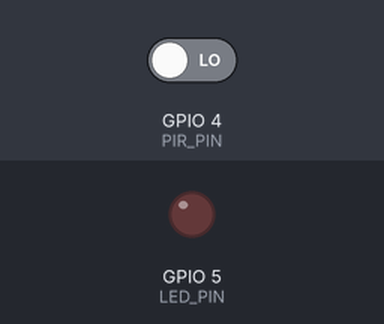
Simulated run of this sketch. Board: ESP32. On the bench: output pins drawn as LEDs (lit = HIGH). The test bench sets the inputs (shaded band); at power-on: GPIO 4 (PIR_PIN) LOW. WiFi joins after 1.5 s; servers stay silent unless stated; web services answer with replies made up by the test bench; what the sketch prints to the serial monitor is not drawn.

Above: at 2.7 s.
2.8 s: GPIO 4 (PIR_PIN) driven HIGH
At 3.4 s:
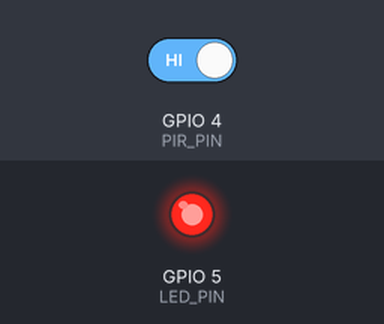
4.4 s: GPIO 4 (PIR_PIN) driven LOW
At 5.8 s:
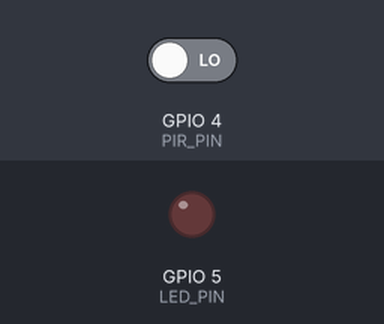
Timing chart, 0 to 7.4 s (numbered marks = the images above; inputs shaded):
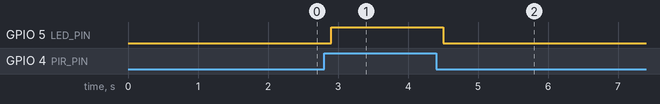

The sketch:

sketch.ino
```cpp
#include <WiFi.h>
#include <HTTPClient.h>
#include <WiFiClientSecure.h>

const char* ssid     = "Wokwi-GUEST";
const char* password = "";

const char* iftttKey = "enter the api";
const char* eventName = "motion_detected";

#define PIR_PIN 4
#define LED_PIN 5

unsigned long lastAlert = 0;
const unsigned long cooldown = 30000;   // 30 s between alerts

void sendAlert() {
  WiFiClientSecure client;
  client.setInsecure();                 // skip SSL check (demo only)

  HTTPClient http;
  String url = "https://maker.ifttt.com/trigger/" + String(eventName) +
               "/with/key/" + String(iftttKey);

  http.begin(client, url);
  http.addHeader("Content-Type", "application/json");
  int code = http.POST("{\"value1\":\"Motion detected!\"}");
  Serial.println("IFTTT response: " + String(code));
  http.end();
}

void setup() {
  Serial.begin(115200);
  pinMode(PIR_PIN, INPUT);
  pinMode(LED_PIN, OUTPUT);

  Serial.print("Connecting to Wi-Fi");
  WiFi.begin(ssid, password);
  while (WiFi.status() != WL_CONNECTED) {
    delay(500);
    Serial.print(".");
  }
  Serial.println("\nWi-Fi connected. System armed.");
}

void loop() {
  if (digitalRead(PIR_PIN) == HIGH) {
    digitalWrite(LED_PIN, HIGH);

    if (lastAlert == 0 || millis() - lastAlert > cooldown) {
      Serial.println("Motion detected! Sending alert...");
      sendAlert();
      lastAlert = millis();
    }
  } else {
    digitalWrite(LED_PIN, LOW);
  }
  delay(200);
}
```

Measured:
- after the input at 2.8 s, GPIO 5 (LED_PIN): LOW → HIGH after 0.10 s
- after the input at 4.4 s, GPIO 5 (LED_PIN): HIGH → LOW after 0.10 s
